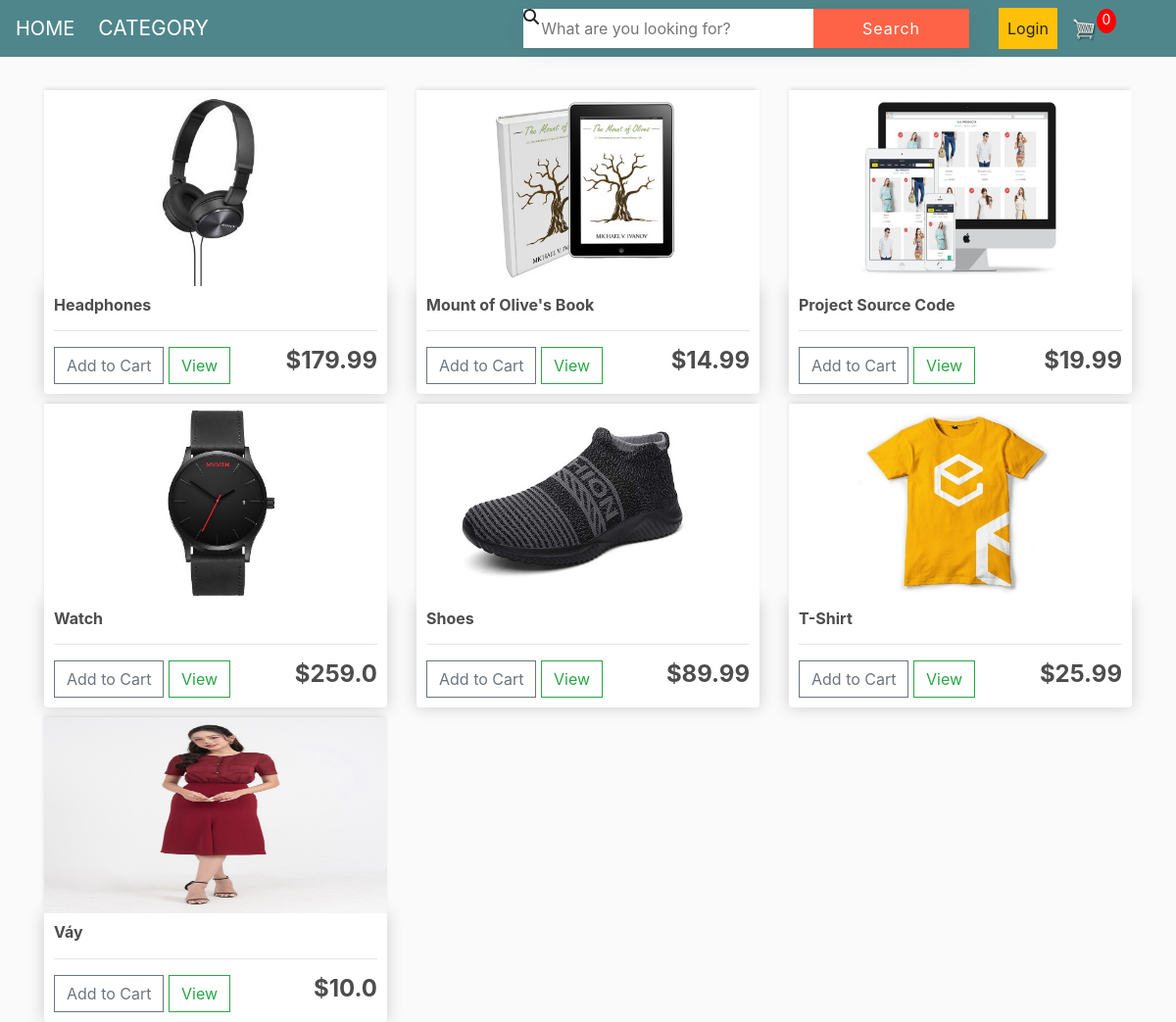
The page / on the database its author committed.
### store/models.py (models this page shows, shortened)
class Product(models.Model):
	name = models.CharField(max_length=200)
	price = models.FloatField()
	digital = models.BooleanField(default=False,null=True, blank=True)
	image = models.ImageField(null=True, blank=True)
	@property
	def imageURL(self):
		try:
			url = self.image.url
		except:
			url = ''
		return url

### store/views.py (the view)
# urls.py: path('', include('store.urls')),
def store(request):
	data = cartData(request)
	cartItems = data['cartItems']
	products = Product.objects.all()
	context = {'products':products, 'cartItems':cartItems}
	return render(request, 'store/store.html', context)

### store/utils.py (called while the page is built, shortened)
def cookieCart(request):
	try:
		cart = json.loads(request.COOKIES['cart'])
	except:
		cart = {}
		print('CART:', cart)
	items = []
	order = {'get_cart_total':0, 'get_cart_items':0, 'shipping':False}
	cartItems = order['get_cart_items']
	return {'cartItems':cartItems ,'order':order, 'items':items}

def cartData(request):
	if request.user.is_authenticated:
		customer = request.user.customer
		order, created = Order.objects.get_or_create(customer=customer, complete=False)
		items = order.orderitem_set.all()
		cartItems = order.get_cart_items
	else:
		cookieData = cookieCart(request)
		cartItems = cookieData['cartItems']
		order = cookieData['order']
		items = cookieData['items']
	return {'cartItems':cartItems ,'order':order, 'items':items}

### store/templates/store/store.html
{% extends 'store/main.html' %}
{% load static %}
{% block content %}
	<div class="row">
		{% for product in products %}
		<div class="col-lg-4">
			<img class="thumbnail" src="{{product.imageURL}}">
			<div class="box-element product" id="box-product-list">
				<h6><strong>{{product.name}}</strong></h6>
				<hr>
				<button data-product="{{product.id}}" data-action="add" class="btn btn-outline-secondary add-btn update-cart">Add to Cart</button>
				<a class="btn btn-outline-success" href="#">View</a>
				<h4 style="display: inline-block; float: right"><strong>${{product.price}}</strong></h4>
			</div>
		</div>
		{% endfor %}
	</div>
{% endblock content %}

### store/templates/store/main.html (shortened to what this page needs)
<!DOCTYPE html>
{% load static %}
<html>
<head>
	<link rel="stylesheet" href="https://stackpath.bootstrapcdn.com/bootstrap/4.4.1/css/bootstrap.min.css">
	<link rel="stylesheet" href="/static/css/main.css">
	<link rel="stylesheet" type="text/css" href="{% static 'css/main.css' %}">
	<link rel="stylesheet" href="https://cdnjs.cloudflare.com/ajax/libs/font-awesome/5.14.0/css/all.min.css" />
</head>
<body>
	<nav class="navbar navbar-expand-lg navbar-dark bg-dark">
	  <a class="navbar-brand" href="{% url 'store' %}">HOME</a>
	  <div class="collapse navbar-collapse" id="navbarSupportedContent">
	    <div class="navbar-nav mr-auto">
	      <li class="nav-item active">
	        <a class="nav-link " href="{% url 'store' %}">Category <span class="sr-only">(current)</span>
			</a>
	      </li>
	    </div>
	    <div class="form-inline my-2 my-lg-0">
			<div class="form-inline-search">
			<form>
				<i class="fas fa-search"></i>
				<input name="" id="search-item" type="text" placeholder="What are you looking for?">
				<button type="submit">Search</button>
			</form>
			</div>
	     	<a href="#"class="btn btn-warning p-2 ">Login</a>
	     	<a href="{% url 'cart' %}">
	    		<img  id="cart-icon" src="{% static 'images/cart.png' %}">
	    	</a>
	    	<p id="cart-total">{{cartItems}}</p>
	    </div>
	  </div>
	</nav>
     <div class="container">
            <br>
            {% block content %}
            {% endblock content %}
         </div>
</body>
</html>

### static/css/main.css (style rules this page uses)
body { background-color: hsl(0, 0%, 98%); }
h1,h2,h3,h4,h5,h6 { color:hsl(0, 0%, 30%); }
.box-element { box-shadow:hsl(0, 0%, 80%) 0 0 16px; background-color: #fff; border-radius: 4px; padding: 10px; }
.thumbnail { width: 100%; height: 200px; -webkit-box-shadow: -1px -3px 5px -2px rgba(214,214,214,1); -moz-box-shadow: -1px -3px 5px -2px rgba(214,214,214,1); box-shadow: -1px -3px 5px -2px rgba(214,214,214,1); }
.product { border-radius: 0 0 4px 4px; }
.bg-dark { background-color: #4f868c!important; }
#cart-icon { width:25px; display: inline-block; margin-left: 15px; }
#cart-total { display: block; text-align: center; color:#fff; background-color: red; width: 20px; height: 25px; border-radius: 50%; font-size: 14px; }
.col-lg-4, .col-lg-6, .col-lg-8, .col-lg-12 { margin-top: 10px; }
.btn { border-radius: 0; }

### store/templates/store/main.html (style rules this page uses)
.form-inline-search { width: 70%; height: fit-content; margin-right: 30px; display: flex; align-items: center; justify-content: center; box-shadow: 4px 4px 30px rgba(0,0,0,0.06); }
.form-inline-search form { background: #fff; width: 500px; height: 40px; display: flex; }
.form-inline-search form input { flex: 1; border: none; outline: none; }
.form-inline-search form button { background: tomato; padding: 0px 50px; border: none; outline: none; color: #fff; letter-spacing: 1px; cursor: pointer; line-height: 40px; }
.navbar-nav { display: inline-block ; }
.navbar-nav, .subnav { list-style-type: none; }
.navbar-nav li { display: block; position: relative; text-decoration: none; }
.navbar-nav >li>a { color: #fff; text-transform: uppercase; }
.navbar-nav li a { text-decoration: none; padding: 0 20px; display: block }
.navbar-nav .nav-link { font-size: 21px; }

### rows shown on the page
Product: imageURL (picture), name "Headphones", price "179.99"
Product: imageURL (picture), name "Mount of Olive's Book", price "14.99"
Product: imageURL (picture), name "Project Source Code", price "19.99"
Product: imageURL (picture), name "Watch", price "259.0"
Product: imageURL (picture), name "Shoes", price "89.99"
Product: imageURL (picture), name "T-Shirt", price "25.99"
Product: imageURL (picture), name "Váy", price "10.0"

### other values the page prints
{{ cartItems }} "0"
